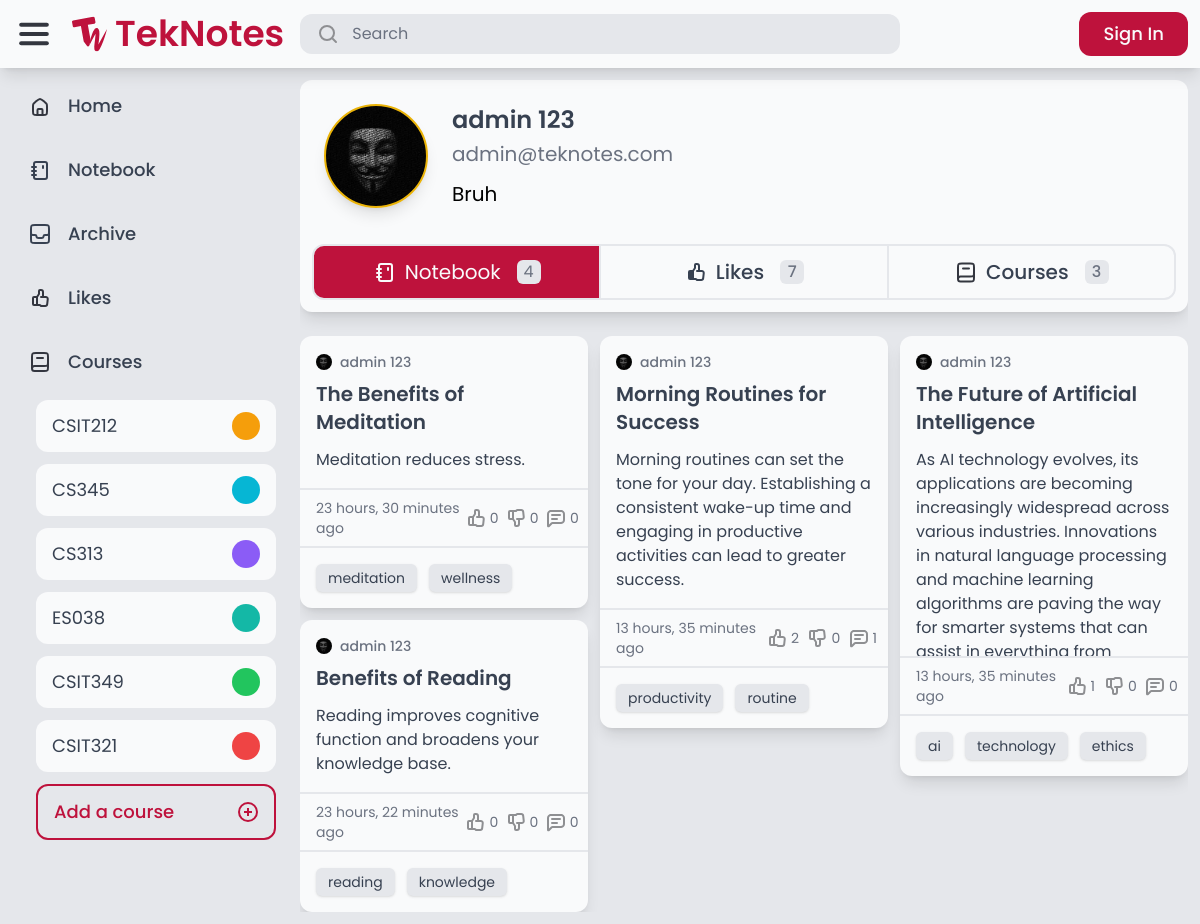
Before: /auth/profile/1/notes/ with the older database file.
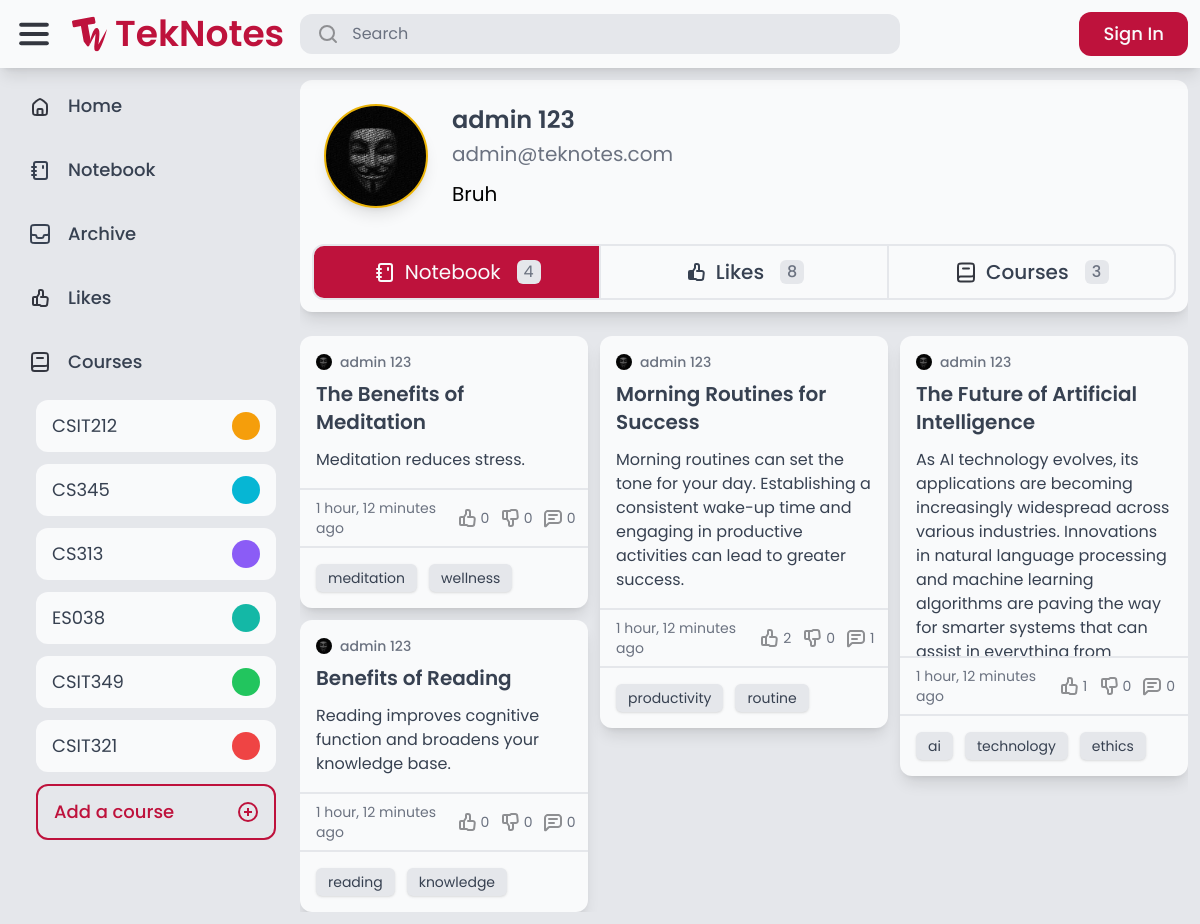
After: the same page with the newer database file.
### authentication/models.py (models this page shows, shortened)
class Profile(models.Model):
    user = models.OneToOneField(User, on_delete=models.CASCADE)
    bio = models.TextField(max_length=500, default='No bio yet.')
    avatar = models.ImageField(default="avatars/default.jpg", upload_to="avatars")
    location = models.CharField(max_length=30, blank=True)

### notes/models.py (models this page shows, shortened)
class Note(models.Model):
    title = models.CharField(max_length=255)
    content = models.TextField(max_length=255, blank=True)
    course = models.ForeignKey(Course, null=True, blank=True, on_delete=models.SET_NULL)
    created_by = models.ForeignKey(User, related_name='notes', on_delete=models.CASCADE)
    created_at = models.DateTimeField(auto_now_add=True)
    modified_at = models.DateTimeField(auto_now=True)
    tags = models.ManyToManyField(Tag, related_name='notes', blank=True)
    is_archived = models.BooleanField(default=False)
    is_private = models.BooleanField(default=False)

### authentication/views.py (the view)
# urls.py: path('profile/<int:user_id>/notes/', views.profile, name='profile'),
def profile(request, user_id):
    profile = Profile.objects.get(user__id=user_id)
    notes = Note.objects.filter(created_by=user_id, is_private=False)
    return render(request, 'authentication/profile.html', {
        'profile': profile,
        'notes': notes,
    })

### core/context_processors.py (called while the page is built)
def courses_list(request):
    return {
        'your_courses': Course.objects.all().distinct()
    }

### tags/models.py (called while the page is built)
    def __str__(self):
        return self.name

### authentication/templates/authentication/profile.html (shortened to what this page needs)
{% extends 'core/base.html' %}
{% load static %}
{% block content %}
    <div class="flex flex-1 flex-col overflow-y-hidden">
        <div class="flex flex-col rounded-xl shadow-lg bg-gray-50">
            <div class="flex p-6 gap-6 h-full max-h-56">
                <div class="flex aspect-square h-full rounded-full bg-[url('{{ profile.avatar.url }}')] bg-cover border-2 border-yellow-500 shadow-lg"></div>
                <div class="flex flex-1 gap-3 items-start">
                    <div class="flex flex-col gap-3 items-baseline">
                        <div class="flex flex-col gap-1">
                            <p class="text-2xl text-gray-700 font-semibold"> {{ profile.user.first_name }} {{ profile.user.last_name }} </p>
                            <p class="text-xl text-gray-500"> {{ profile.user.email }} </p>
                        </div>
                        <p class="text-xl">{{ profile.bio }}</p>
                    </div>
                </div>
            </div>
            <div class="flex flex-wrap w-full p-3 items-start">
                <a href="{% url 'auth:profile' profile.user.id %}" class="transition-all items-center flex flex-1 px-4 py-3 gap-2 rounded-l-xl justify-center border-2 border-gray-200 {% if '/notes/' in request.path %} bg-rose-700 text-gray-50 hover:shadow-lg {% else %} text-gray-700 font-medium hover:bg-gray-100 {% endif %}">
                    <img src="{% if '/notes/' in request.path %} {% static 'teknotes/images/notebook_white.svg' %} {% else %} {% static 'teknotes/images/notebook.svg' %} {% endif %}" alt="Notebook">
                    <p class="text-xl">Notebook</p>
                    <div class="flex aspect-square h-6 bg-gray-200 rounded-md items-center justify-center text-gray-500 ml-2">{{ profile.user.notes.count }}</div>
                </a>
                <a href="{% url 'auth:profile_likes' profile.user.id %}" class="transition-all items-center flex flex-1 px-4 py-3 gap-2 justify-center border-2 border-l-0 border-gray-200 {% if '/likes/' in request.path %} bg-rose-700 text-gray-50 hover:shadow-lg {% else %} text-gray-700 font-medium hover:bg-gray-100 {% endif %}">
                    <img src="{% if '/likes/' in request.path %} {% static 'teknotes/images/thumb_up_white.svg' %} {% else %} {% static 'teknotes/images/thumb_up_black.svg' %} {% endif %}" alt="Like">
                    <p class="text-xl">Likes</p>
                    <div class="flex aspect-square h-6 bg-gray-200 rounded-md items-center justify-center text-gray-500 ml-2">{{ profile.user.likes.count }}</div>
                </a>
                <a href="{% url 'auth:profile_courses' profile.user.id %}" class="transition-all items-center flex flex-1 px-4 py-3 gap-2 rounded-r-xl justify-center border-2 border-l-0 border-gray-200 {% if '/courses/' in request.path %} bg-rose-700 text-gray-50 hover:shadow-lg {% else %} text-gray-700 font-medium hover:bg-gray-100 {% endif %}">
                    <img src="{% if '/courses/' in request.path %} {% static 'teknotes/images/Course_white.svg' %} {% else %} {% static 'teknotes/images/Course.svg' %} {% endif %}" alt="Like">
                    <p class="text-xl">Courses</p>
                    <div class="flex aspect-square h-6 bg-gray-200 rounded-md items-center justify-center text-gray-500 ml-2">{{ profile.user.courses.count }}</div>
                </a>
            </div>
        </div>
        <div class="flex flex-col flex-1 pt-6 gap-3 overflow-hidden">
            {% if notes.count >= 0 %}
                {% if notes.count > 0 %}
                    {% include 'notes/notes.html' %}
                {% else %}
                    {% if '/notes/' in request.path %}
                        {% include 'core/no_results.html' with message="No notes yet from" query=profile.user.first_name %}
                    {% else %}
                        {% include 'core/no_results.html' with message="No likes yet from" query=profile.user.first_name %}
                    {% endif %}
                {% endif %}
            {% endif %}
        </div>
    </div>
{% endblock %}

### notes/templates/notes/notes.html (shortened to what this page needs)
<div class="flex flex-1 {% if not no_scroll %} overflow-hidden overflow-y-auto {% endif %}">
    <div id="notes" class="flex flex-1 gap-3" style="display: none;">
        {% for note in notes %}
            <div class="note" data-note-id="{{ note.id }}">
                {% include 'notes/note.html' %}
            </div>
        {% endfor %}
    </div>
    <div id="notes-container" class="flex flex-1 gap-3"></div>
</div>

### notes/templates/notes/note.html (shortened to what this page needs)
{% load static %}
{% load custom_filters %}
<div class="rounded-xl hover:bg-gray-100 transition-all {% if note.is_private %} border-2 border-dashed border-gray-500 {% else %} bg-gray-50 shadow-lg hover:shadow-xl {% endif %}">
    <a href="{% url 'notes:note_detail' note.id %}" class="flex flex-col {% if note.is_archived %} opacity-70 {% endif %}">
        <div class="flex flex-col p-4 gap-3 max-h-80 overflow-hidden">
            <div class="flex flex-col gap-2">
                <div class="flex gap-2 items-center">
                    <img src="{{ note.created_by.profile.avatar.url }}" alt="Profile Image" class="h-4 w-4 aspect-square rounded-full">
                    <p class="text-gray-500 font-medium text-sm">{{ note.created_by.first_name }} {{ note.created_by.last_name }}</p>
                </div>
                <h1 class="text-xl text-gray-700 font-semibold">{{ note.title }}</h1>
            </div>
            <div class="">
                <p class="text-gray-700">
                    {{ note.content }}
                </p>
            </div>
        </div>
        <div class="flex justify-between px-4 py-2 border-t-2 {% if note.is_private %} border-gray-500 border-dashed {% else %} border-gray-200 {% endif %}">
            <p class="text-gray-500 text-sm">{{ note.modified_at|timesince }} ago</p>
            <div class="flex gap-3">
                <div class="flex gap-0.5 items-center">
                    <img src="{% if request.user.is_authenticated and note|is_liked:request.user %}{% static 'teknotes/images/thumbed_up.svg' %}{% else %}{% static 'teknotes/images/thumb_up.svg' %}{% endif %}" alt="thumb_up">
                    <p class="text-sm {% if request.user.is_authenticated and note|is_liked:request.user %}text-yellow-500 font-medium{% else %}text-gray-500{% endif %}">{{ note.likes.count }}</p>
                </div>
                <div class="flex gap-0.5 items-center">
                    <img src="{% if request.user.is_authenticated and note|is_disliked:request.user %}{% static 'teknotes/images/thumbed_down.svg' %}{% else %}{% static 'teknotes/images/thumb_down.svg' %}{% endif %}" alt="thumb_down">
                    <p class="text-sm {% if request.user.is_authenticated and note|is_disliked:request.user %}text-yellow-500 font-medium{% else %}text-gray-500{% endif %}">{{ note.dislikes.count }}</p>
                </div>
                <div class="flex gap-0.5 items-center">
                    <img src="{% static 'teknotes/images/comment.svg' %}" alt="comment">
                    <p class="text-sm text-gray-500">{{ note.comments.count }}</p>
                </div>
            </div>
        </div>
        {% if note.tags.count > 0 %}
            <div class="flex flex-wrap p-4 gap-3 border-t-2 {% if note.is_private %} border-gray-500 border-dashed {% else %} border-gray-200 {% endif %}">
                {% for tag in note.tags.all|slice:":3" %}
                    <p class="text-sm text-gray-700 shadow px-3 py-1 rounded-md inline-block {% if note.is_private %} bg-gray-50 {% else %} bg-gray-200 {% endif %}">{{ tag }}</p>
                {% endfor %}
            </div>
        {% endif %}
    </a>
</div>

Changed rows visible on the page:
computed for Profile "Bruh": user.likes.count "7" → "8"
changed Note "The Benefits of Meditation": modified_at "23 hours, 30 minutes" → "1 hour, 12 minutes"
changed Note "Morning Routines for Success": modified_at "13 hours, 35 minutes" → "1 hour, 12 minutes"
changed Note "The Future of Artificial Intelligence": modified_at "13 hours, 35 minutes" → "1 hour, 12 minutes"
changed Note "Benefits of Reading": modified_at "23 hours, 22 minutes" → "1 hour, 12 minutes"
